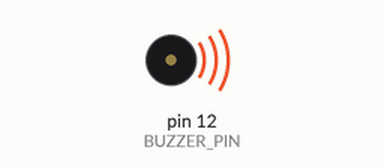
This sketch was run on a simulated Arduino Uno, built with avr-gcc and run on an emulated ATmega328P. Parts: buzzer (waves = sounding).

Above: at 0.1 s.
At 34.75 s:
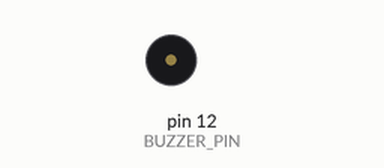
Timing chart, 0 to 40.0 s (numbered marks = the images above):
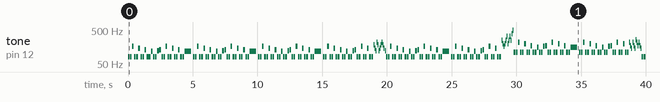

The sketch:

active.ino
```cpp
//www.elegoo.com
//2023.05.06

#include "pitches.h"

#define BUZZER_PIN 12


int melody[] = {
  NOTE_E2, NOTE_E2, NOTE_E3, NOTE_E2, NOTE_E2, NOTE_D3, NOTE_E2, NOTE_E2,
  NOTE_C3, NOTE_E2, NOTE_E2, NOTE_AS2, NOTE_E2, NOTE_E2, NOTE_B2, NOTE_C3,
  NOTE_E2, NOTE_E2, NOTE_E3, NOTE_E2, NOTE_E2, NOTE_D3, NOTE_E2, NOTE_E2,
  NOTE_C3, NOTE_E2, NOTE_E2, NOTE_AS2,

  NOTE_E2, NOTE_E2, NOTE_E3, NOTE_E2, NOTE_E2, NOTE_D3, NOTE_E2, NOTE_E2,
  NOTE_C3, NOTE_E2, NOTE_E2, NOTE_AS2, NOTE_E2, NOTE_E2, NOTE_B2, NOTE_C3,
  NOTE_E2, NOTE_E2, NOTE_E3, NOTE_E2, NOTE_E2, NOTE_D3, NOTE_E2, NOTE_E2,
  NOTE_C3, NOTE_E2, NOTE_E2, NOTE_AS2,

  NOTE_E2, NOTE_E2, NOTE_E3, NOTE_E2, NOTE_E2, NOTE_D3, NOTE_E2, NOTE_E2,
  NOTE_C3, NOTE_E2, NOTE_E2, NOTE_AS2, NOTE_E2, NOTE_E2, NOTE_B2, NOTE_C3,
  NOTE_E2, NOTE_E2, NOTE_E3, NOTE_E2, NOTE_E2, NOTE_D3, NOTE_E2, NOTE_E2,
  NOTE_C3, NOTE_E2, NOTE_E2, NOTE_AS2,

  NOTE_E2, NOTE_E2, NOTE_E3, NOTE_E2, NOTE_E2, NOTE_D3, NOTE_E2, NOTE_E2,
  NOTE_C3, NOTE_E2, NOTE_E2, NOTE_AS2, NOTE_E2, NOTE_E2, NOTE_B2, NOTE_C3,
  NOTE_E2, NOTE_E2, NOTE_E3, NOTE_E2, NOTE_E2, NOTE_D3, NOTE_E2, NOTE_E2,
  NOTE_FS3, NOTE_D3, NOTE_B2, NOTE_A3, NOTE_FS3, NOTE_B2, NOTE_D3, NOTE_FS3, NOTE_A3, NOTE_FS3, NOTE_D3, NOTE_B2,

  NOTE_E2, NOTE_E2, NOTE_E3, NOTE_E2, NOTE_E2, NOTE_D3, NOTE_E2, NOTE_E2,
  NOTE_C3, NOTE_E2, NOTE_E2, NOTE_AS2, NOTE_E2, NOTE_E2, NOTE_B2, NOTE_C3,
  NOTE_E2, NOTE_E2, NOTE_E3, NOTE_E2, NOTE_E2, NOTE_D3, NOTE_E2, NOTE_E2,
  NOTE_C3, NOTE_E2, NOTE_E2, NOTE_AS2,

  NOTE_E2, NOTE_E2, NOTE_E3, NOTE_E2, NOTE_E2, NOTE_D3, NOTE_E2, NOTE_E2,
  NOTE_C3, NOTE_E2, NOTE_E2, NOTE_AS2, NOTE_E2, NOTE_E2, NOTE_B2, NOTE_C3,
  NOTE_E2, NOTE_E2, NOTE_E3, NOTE_E2, NOTE_E2, NOTE_D3, NOTE_E2, NOTE_E2,
  NOTE_B3, NOTE_G3, NOTE_E3, NOTE_G3, NOTE_B3, NOTE_E4, NOTE_G3, NOTE_B3, NOTE_E4, NOTE_B3, NOTE_G4, NOTE_B4,

  NOTE_A2, NOTE_A2, NOTE_A3, NOTE_A2, NOTE_A2, NOTE_G3, NOTE_A2, NOTE_A2,
  NOTE_F3, NOTE_A2, NOTE_A2, NOTE_DS3, NOTE_A2, NOTE_A2, NOTE_E3, NOTE_F3,
  NOTE_A2, NOTE_A2, NOTE_A3, NOTE_A2, NOTE_A2, NOTE_G3, NOTE_A2, NOTE_A2,
  NOTE_F3, NOTE_A2, NOTE_A2, NOTE_DS3,

  NOTE_A2, NOTE_A2, NOTE_A3, NOTE_A2, NOTE_A2, NOTE_G3, NOTE_A2, NOTE_A2,
  NOTE_F3, NOTE_A2, NOTE_A2, NOTE_DS3, NOTE_A2, NOTE_A2, NOTE_E3, NOTE_F3,
  NOTE_A2, NOTE_A2, NOTE_A3, NOTE_A2, NOTE_A2, NOTE_G3, NOTE_A2, NOTE_A2,
  NOTE_A3, NOTE_F3, NOTE_D3, NOTE_A3, NOTE_F3, NOTE_D3, NOTE_C4, NOTE_A3, NOTE_F3, NOTE_A3, NOTE_F3, NOTE_D3,

  NOTE_E2, NOTE_E2, NOTE_E3, NOTE_E2, NOTE_E2, NOTE_D3, NOTE_E2, NOTE_E2,
  NOTE_C3, NOTE_E2, NOTE_E2, NOTE_AS2, NOTE_E2, NOTE_E2, NOTE_B2, NOTE_C3,
  NOTE_E2, NOTE_E2, NOTE_E3, NOTE_E2, NOTE_E2, NOTE_D3, NOTE_E2, NOTE_E2,
  NOTE_C3, NOTE_E2, NOTE_E2, NOTE_AS2,

  NOTE_E2, NOTE_E2, NOTE_E3, NOTE_E2, NOTE_E2, NOTE_D3, NOTE_E2, NOTE_E2,
  NOTE_C3, NOTE_E2, NOTE_E2, NOTE_AS2, NOTE_E2, NOTE_E2, NOTE_B2, NOTE_C3,
  NOTE_E2, NOTE_E2, NOTE_E3, NOTE_E2, NOTE_E2, NOTE_D3, NOTE_E2, NOTE_E2,
  NOTE_C3, NOTE_E2, NOTE_E2, NOTE_AS2,

  NOTE_CS3, NOTE_CS3, NOTE_CS4, NOTE_CS3, NOTE_CS3, NOTE_B3, NOTE_CS3, NOTE_CS3,
  NOTE_A3, NOTE_CS3, NOTE_CS3, NOTE_G3, NOTE_CS3, NOTE_CS3, NOTE_GS3, NOTE_A3,
  NOTE_B2, NOTE_B2, NOTE_B3, NOTE_B2, NOTE_B2, NOTE_A3, NOTE_B2, NOTE_B2,
  NOTE_G3, NOTE_B2, NOTE_B2, NOTE_F3,

  NOTE_E2, NOTE_E2, NOTE_E3, NOTE_E2, NOTE_E2, NOTE_D3, NOTE_E2, NOTE_E2,
  NOTE_C3, NOTE_E2, NOTE_E2, NOTE_AS2, NOTE_E2, NOTE_E2, NOTE_B2, NOTE_C3,
  NOTE_E2, NOTE_E2, NOTE_E3, NOTE_E2, NOTE_E2, NOTE_D3, NOTE_E2, NOTE_E2,
  NOTE_B3, NOTE_G3, NOTE_E3, NOTE_G3, NOTE_B3, NOTE_E4, NOTE_G3, NOTE_B3, NOTE_E4, NOTE_B3, NOTE_G4, NOTE_B4,

  NOTE_E2, NOTE_E2, NOTE_E3, NOTE_E2, NOTE_E2, NOTE_D3, NOTE_E2, NOTE_E2,
  NOTE_C3, NOTE_E2, NOTE_E2, NOTE_AS2, NOTE_E2, NOTE_E2, NOTE_B2, NOTE_C3,
  NOTE_E2, NOTE_E2, NOTE_E3, NOTE_E2, NOTE_E2, NOTE_D3, NOTE_E2, NOTE_E2,
  NOTE_C3, NOTE_E2, NOTE_E2, NOTE_AS2,

  NOTE_E2, NOTE_E2, NOTE_E3, NOTE_E2, NOTE_E2, NOTE_D3, NOTE_E2, NOTE_E2,
  NOTE_C3, NOTE_E2, NOTE_E2, NOTE_AS2, NOTE_E2, NOTE_E2, NOTE_B2, NOTE_C3,
  NOTE_E2, NOTE_E2, NOTE_E3, NOTE_E2, NOTE_E2, NOTE_D3, NOTE_E2, NOTE_E2,
  NOTE_FS3, NOTE_DS3, NOTE_B2, NOTE_FS3, NOTE_DS3, NOTE_B2, NOTE_G3, NOTE_D3, NOTE_B2, NOTE_DS4, NOTE_DS3, NOTE_B2,

  NOTE_E2, NOTE_E2, NOTE_E3, NOTE_E2, NOTE_E2, NOTE_D3, NOTE_E2, NOTE_E2,
  NOTE_C3, NOTE_E2, NOTE_E2, NOTE_AS2, NOTE_E2, NOTE_E2, NOTE_B2, NOTE_C3,
  NOTE_E2, NOTE_E2, NOTE_E3, NOTE_E2, NOTE_E2, NOTE_D3, NOTE_E2, NOTE_E2,
  NOTE_C3, NOTE_E2, NOTE_E2, NOTE_AS2,

  NOTE_E2, NOTE_E2, NOTE_E3, NOTE_E2, NOTE_E2, NOTE_D3, NOTE_E2, NOTE_E2,
  NOTE_C3, NOTE_E2, NOTE_E2, NOTE_AS2, NOTE_E2, NOTE_E2, NOTE_B2, NOTE_C3,
  NOTE_E2, NOTE_E2, NOTE_E3, NOTE_E2, NOTE_E2, NOTE_D3, NOTE_E2, NOTE_E2,
  NOTE_E4, NOTE_B3, NOTE_G3, NOTE_G4, NOTE_E4, NOTE_G3, NOTE_B3, NOTE_D4, NOTE_E4, NOTE_G4, NOTE_E4, NOTE_G3,


};

int durations[] = {
  8, 8, 8, 8, 8, 8, 8, 8,
  8, 8, 8, 8, 8, 8, 8, 8,
  8, 8, 8, 8, 8, 8, 8, 8,
  8, 8, 8, 2,

  8, 8, 8, 8, 8, 8, 8, 8,
  8, 8, 8, 8, 8, 8, 8, 8,
  8, 8, 8, 8, 8, 8, 8, 8,
  8, 8, 8, 2,

  8, 8, 8, 8, 8, 8, 8, 8,
  8, 8, 8, 8, 8, 8, 8, 8,
  8, 8, 8, 8, 8, 8, 8, 8,
  8, 8, 8, 2,

  8, 8, 8, 8, 8, 8, 8, 8,
  8, 8, 8, 8, 8, 8, 8, 8,
  8, 8, 8, 8, 8, 8, 8, 8,
  16, 16, 16, 16, 16, 16, 16, 16, 16, 16, 16, 16,

  8, 8, 8, 8, 8, 8, 8, 8,
  8, 8, 8, 8, 8, 8, 8, 8,
  8, 8, 8, 8, 8, 8, 8, 8,
  8, 8, 8, 2,

  8, 8, 8, 8, 8, 8, 8, 8,
  8, 8, 8, 8, 8, 8, 8, 8,
  8, 8, 8, 8, 8, 8, 8, 8,
  16, 16, 16, 16, 16, 16, 16, 16, 16, 16, 16, 16,

  8, 8, 8, 8, 8, 8, 8, 8,
  8, 8, 8, 8, 8, 8, 8, 8,
  8, 8, 8, 8, 8, 8, 8, 8,
  8, 8, 8, 2,

  8, 8, 8, 8, 8, 8, 8, 8,
  8, 8, 8, 8, 8, 8, 8, 8,
  8, 8, 8, 8, 8, 8, 8, 8,
  16, 16, 16, 16, 16, 16, 16, 16, 16, 16, 16, 16,

  8, 8, 8, 8, 8, 8, 8, 8,
  8, 8, 8, 8, 8, 8, 8, 8,
  8, 8, 8, 8, 8, 8, 8, 8,
  8, 8, 8, 2,

  8, 8, 8, 8, 8, 8, 8, 8,
  8, 8, 8, 8, 8, 8, 8, 8,
  8, 8, 8, 8, 8, 8, 8, 8,
  8, 8, 8, 2,

  8, 8, 8, 8, 8, 8, 8, 8,
  8, 8, 8, 8, 8, 8, 8, 8,
  8, 8, 8, 8, 8, 8, 8, 8,
  8, 8, 8, 2,

  8, 8, 8, 8, 8, 8, 8, 8,
  8, 8, 8, 8, 8, 8, 8, 8,
  8, 8, 8, 8, 8, 8, 8, 8,
  16, 16, 16, 16, 16, 16, 16, 16, 16, 16, 16, 16,

  8, 8, 8, 8, 8, 8, 8, 8,
  8, 8, 8, 8, 8, 8, 8, 8,
  8, 8, 8, 8, 8, 8, 8, 8,
  8, 8, 8, 2,

  8, 8, 8, 8, 8, 8, 8, 8,
  8, 8, 8, 8, 8, 8, 8, 8,
  8, 8, 8, 8, 8, 8, 8, 8,
  16, 16, 16, 16, 16, 16, 16, 16, 16, 16, 16, 16,

  8, 8, 8, 8, 8, 8, 8, 8,
  8, 8, 8, 8, 8, 8, 8, 8,
  8, 8, 8, 8, 8, 8, 8, 8,
  8, 8, 8, 2,

  8, 8, 8, 8, 8, 8, 8, 8,
  8, 8, 8, 8, 8, 8, 8, 8,
  8, 8, 8, 8, 8, 8, 8, 8,
  16, 16, 16, 16, 16, 16, 16, 16, 16, 16, 16, 16,

};

void setup()
{
  pinMode(BUZZER_PIN, OUTPUT);
}

void loop()
{
  int size = sizeof(durations) / sizeof(int);

  for (int note = 0; note < size; note++) {
    //to calculate the note duration, take one second divided by the note type.
    //e.g. quarter note = 1000 / 4, eighth note = 1000/8, etc.
    int duration = 1000 / durations[note];
    tone(BUZZER_PIN, melody[note], duration);

    //to distinguish the notes, set a minimum time between them.
    //the note's duration + 30% seems to work well:
    int pauseBetweenNotes = duration * 1.30;
    delay(pauseBetweenNotes);

    //stop the tone playing:
    noTone(BUZZER_PIN);
  }
}
```

pitches.h
```cpp
/*************************************************
 * Public Constants
 *************************************************/

#define NOTE_B0  31
#define NOTE_C1  33
#define NOTE_CS1 35
#define NOTE_D1  37
#define NOTE_DS1 39
#define NOTE_E1  41
#define NOTE_F1  44
#define NOTE_FS1 46
#define NOTE_G1  49
#define NOTE_GS1 52
#define NOTE_A1  55
#define NOTE_AS1 58
#define NOTE_B1  62
#define NOTE_C2  65
#define NOTE_CS2 69
#define NOTE_D2  73
#define NOTE_DS2 78
#define NOTE_E2  82
#define NOTE_F2  87
#define NOTE_FS2 93
#define NOTE_G2  98
#define NOTE_GS2 104
#define NOTE_A2  110
#define NOTE_AS2 117
#define NOTE_B2  123
#define NOTE_C3  131
#define NOTE_CS3 139
#define NOTE_D3  147
#define NOTE_DS3 156
#define NOTE_E3  165
#define NOTE_F3  175
#define NOTE_FS3 185
#define NOTE_G3  196
#define NOTE_GS3 208
#define NOTE_A3  220
#define NOTE_AS3 233
#define NOTE_B3  247
#define NOTE_C4  262
#define NOTE_CS4 277
#define NOTE_D4  294
#define NOTE_DS4 311
#define NOTE_E4  330
#define NOTE_F4  349
#define NOTE_FS4 370
#define NOTE_G4  392
#define NOTE_GS4 415
#define NOTE_A4  440
#define NOTE_AS4 466
#define NOTE_B4  494
#define NOTE_C5  523
#define NOTE_CS5 554
#define NOTE_D5  587
#define NOTE_DS5 622
#define NOTE_E5  659
#define NOTE_F5  698
#define NOTE_FS5 740
#define NOTE_G5  784
#define NOTE_GS5 831
#define NOTE_A5  880
#define NOTE_AS5 932
#define NOTE_B5  988
#define NOTE_C6  1047
#define NOTE_CS6 1109
#define NOTE_D6  1175
#define NOTE_DS6 1245
#define NOTE_E6  1319
#define NOTE_F6  1397
#define NOTE_FS6 1480
#define NOTE_G6  1568
#define NOTE_GS6 1661
#define NOTE_A6  1760
#define NOTE_AS6 1865
#define NOTE_B6  1976
#define NOTE_C7  2093
#define NOTE_CS7 2217
#define NOTE_D7  2349
#define NOTE_DS7 2489
#define NOTE_E7  2637
#define NOTE_F7  2794
#define NOTE_FS7 2960
#define NOTE_G7  3136
#define NOTE_GS7 3322
#define NOTE_A7  3520
#define NOTE_AS7 3729
#define NOTE_B7  3951
#define NOTE_C8  4186
#define NOTE_CS8 4435
#define NOTE_D8  4699
#define NOTE_DS8 4978
#define REST     0
```

Measured:
- by itself, tone on pin 12 (BUZZER_PIN): plays 82 Hz for 0.13 s, 82 Hz for 0.13 s, 165 Hz for 0.13 s, 82 Hz for 0.13 s, 82 Hz for 0.13 s, 147 Hz for 0.13 s … (250 notes in this stretch)
